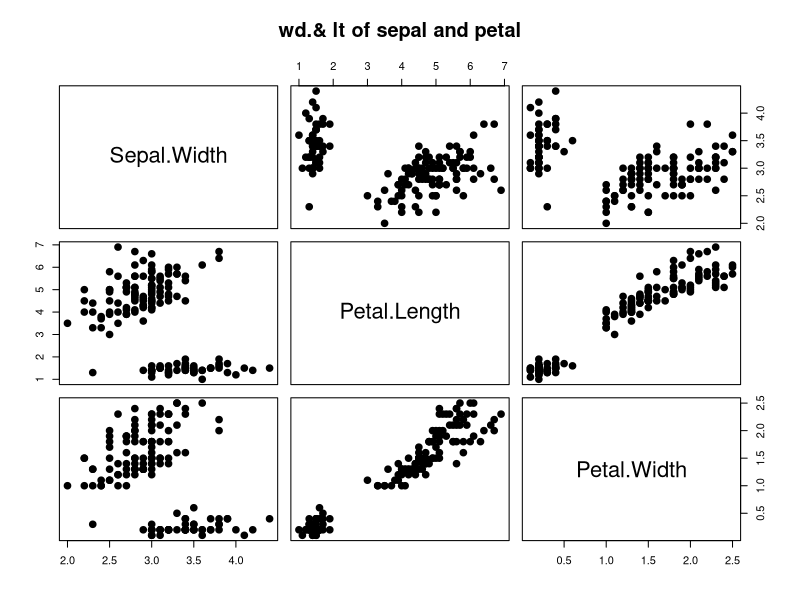
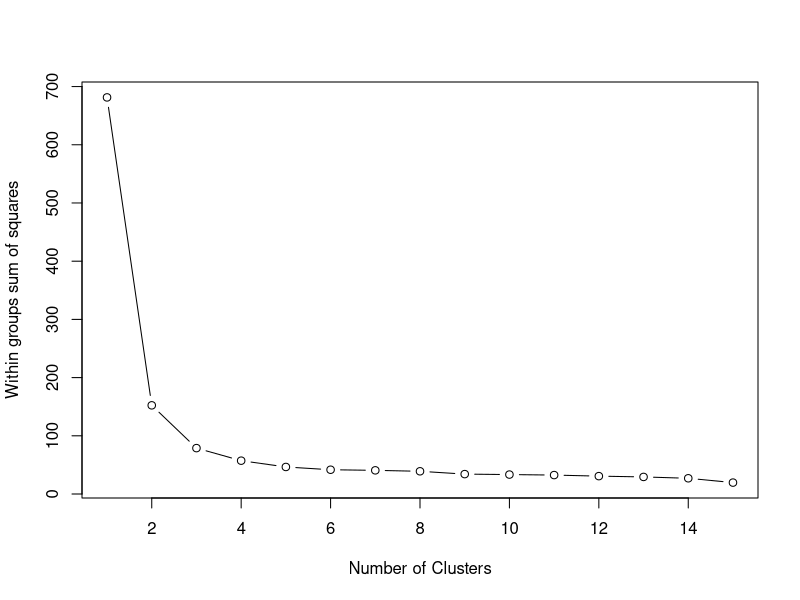
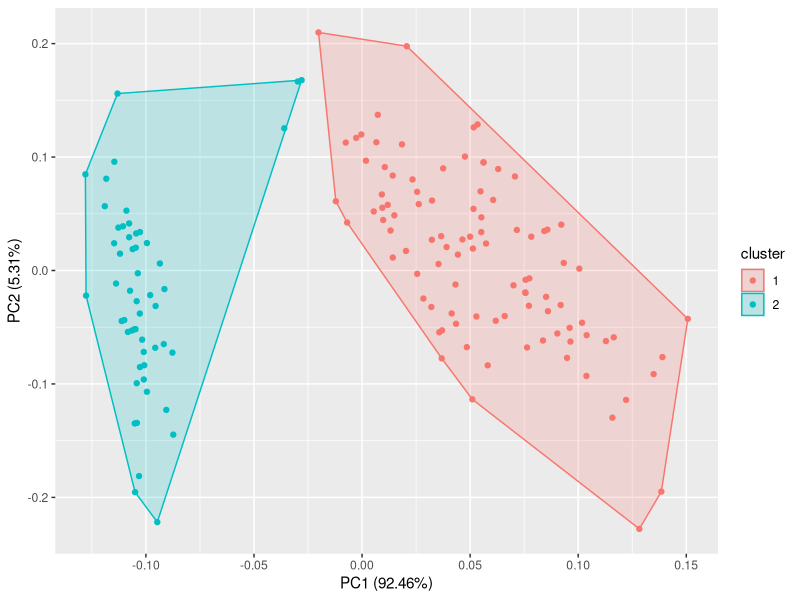

Reproduce these figures in R, in order.
   
                                    #THE SPARKS FOUNDATION#
                                        #GRIP MAY 2021#
                             #TASK-2,DATA SCENCE& BUSINES ANALYTICS#
                            #AUTHOR  :.RAJENDAR REDDY S#


#INSTALL& LOAD REQUIRED PACKAGES#


install.packages("ggfortify")
library(stats)
library(dplyr)
library(ggplot2)
library(ggfortify)



#loading IRIS data#
#given iris data is default data in R#

given_data<-(iris)
View(given_data)

# as it is un supervised learning, we need to use unlabeled data here.so, remove variable "SPECIES".
required_data<-select(given_data,c(1,2,3,4))
required_data

#Plot of required_data#

Data<-required_data[2:4]
str(Data)
plot(Data,main="wd.& lt of sepal and petal",pch=20,cex=2)


#get wws plot function(not default) from Rpubs,for finding  k=?

wssplot <- function(data, nc=15, seed=1234){
  wss <- (nrow(data)-1)*sum(apply(data,2,var))
  for (i in 2:nc){
    set.seed(seed)
    wss[i] <- sum(kmeans(data, centers=i)$withinss)}
  plot(1:nc, wss, type="b", xlab="Number of Clusters",
       ylab="Within groups sum of squares")
  wss
}

#wwsplot of required_data#

wssplot(required_data)

#knit is observed at 2 in wwsplot,, optimum value of k 2 #
#lets find k means#

km<-kmeans(required_data,2)
km

#visualization#

cluster_plot<-autoplot(km,required_data,frame = TRUE)
cluster_plot

#Evaluation#
km$centers

#above evaluation method is depicting clear distinctiveness so, optimum values of clusters ="2"#
